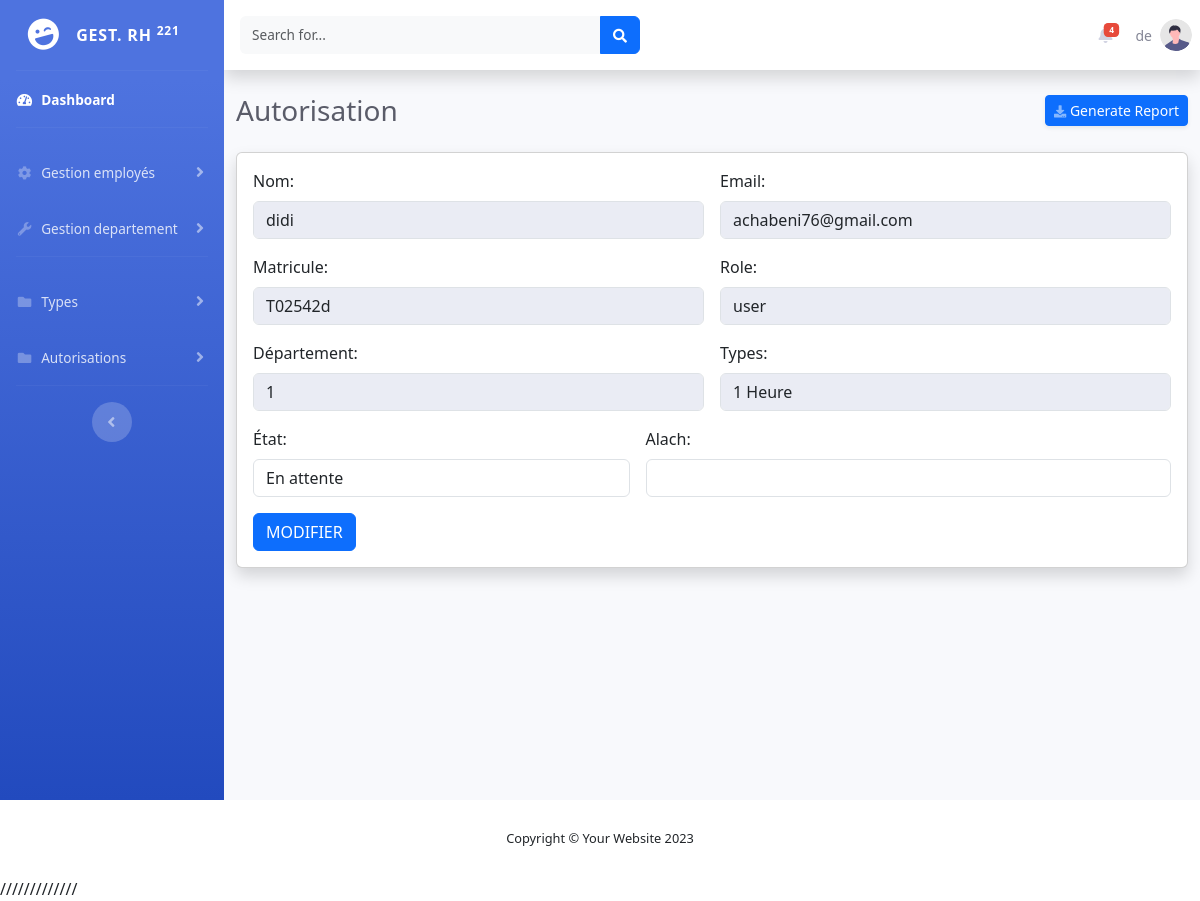
The app's page /admin/traitDemande.php?id=24 (signed in) with its own data.
### tables this page shows
CREATE TABLE `users` (
  `id` int(11) NOT NULL,
  `nom` varchar(255) NOT NULL,
  `email` varchar(255) NOT NULL,
  `role` varchar(10) NOT NULL,
  `pwd` varchar(255) NOT NULL,
  `matricule` varchar(10) NOT NULL,
  `actif` tinyint(4) NOT NULL DEFAULT 1,
  `departement_id` int(11) NOT NULL
);

CREATE TABLE `types` (
  `id` int(11) NOT NULL,
  `intitule` varchar(15) NOT NULL,
  `active` tinyint(4) NOT NULL DEFAULT 1
);

### admin/CLASSE/user.class.php (called while the page is built, shortened)
<?php
Class User{
public $id,$nom,$email,$role,$mdp,$matricule,$actif,$departement_id;
private $cnx,$server,$user,$pwd,$db;
public function __construct($serveur,$utilisateur,$mdp,$base){
	$this->server=$serveur;
	$this->user=$utilisateur;
	$this->pwd=$mdp;
	$this->db=$base;
	try
	{
	$this->cnx = new PDO('mysql:host='.$this->server.'; dbname='.$this->db, $this->user, $this->pwd);
	}
	catch(Exception $e)
	{
	echo'Erreur:'.$e->getMessage().'<br/>';
	echo'N°:'.$e->getCode();
	}
}
public function RetreiveById(){
	$sql="select * from users where id=$this->id";
$resultats=$this->cnx->query($sql);
if($resultats) {
$resultats->setFetchMode(PDO::FETCH_OBJ);
$employe=$resultats->fetch();
return $employe;
}
	else return false;
}
}
?>

### admin/CLASSE/type.class.php (called while the page is built, shortened)
<?php
Class Type{
public $id,$intitule,$active;
private $cnx,$server,$user,$pwd,$db;
public function __construct($serveur,$utilisateur,$mdp,$base){
	$this->server=$serveur;
	$this->user=$utilisateur;
	$this->pwd=$mdp;
	$this->db=$base;
	try
	{
	$this->cnx = new PDO('mysql:host='.$this->server.'; dbname='.$this->db, $this->user, $this->pwd);
	}
	catch(Exception $e)
	{
	echo'Erreur:'.$e->getMessage().'<br/>';
	echo'N°:'.$e->getCode();
	}
}
public function RetreiveById(){
	$sql="select * from types where id=$this->id";
$resultats=$this->cnx->query($sql);
if($resultats) {
$resultats->setFetchMode(PDO::FETCH_OBJ);
$employe=$resultats->fetch();
return $employe;
}
	else return false;
}
}
?>

### admin/DetailsAuto.php (the view, shortened to what this page needs)
<?php
if(isset($_GET['id'])):
include_once('CLASSE/user.class.php');
include_once('CLASSE/autorisation.class.php');
include_once('CLASSE/type.class.php');
$p=new Autorisation('localhost','root','','rh');
$p->id=$_GET['id'];
$autorisationToUpdate=$p->RetreiveById();
$u = new User('localhost', 'root', '', 'rh');
$u->id = $autorisationToUpdate->user_id;
$userInfo = $u->RetreiveById();
$t = new Type('localhost', 'root', '', 'rh');
$t->id = $autorisationToUpdate->type_id;
$typeInfo = $t->RetreiveById();
?>
<!DOCTYPE HTML>
<html lang="en-US">
<head>
    <link href="https://cdn.jsdelivr.net/npm/bootstrap@5.3.0-alpha3/dist/css/bootstrap.min.css" rel="stylesheet">
</head>
<body>
<form action="" method="post" class="form">
    <div class="form-group d-flex">
        <div class="flex-fill mr-3">
            <label for="">Nom:</label>
            <input type="text" name="nom" class="form-control" value="<?= $userInfo->nom; ?>" readonly/>
        </div>
        <div class="flex-fill">
            <label for="">Email:</label>
            <input type="text" name="email" class="form-control" value="<?= $userInfo->email; ?>" readonly />
        </div>
    </div>
    <div class="form-group d-flex">
        <div class="flex-fill mr-3">
            <label for="">Matricule:</label>
            <input type="text" name="matricule" class="form-control" value="<?= $userInfo->matricule; ?>" readonly/>
        </div>
        <div class="flex-fill">
            <label for="">Role:</label>
            <input type="text" name="Role" class="form-control" value="<?= $userInfo->role; ?>" readonly/>
        </div>
    </div>
    <div class="form-group d-flex">
        <div class="flex-fill mr-3">
            <label for="">Département:</label>
            <input type="text" name="departement" class="form-control" value="<?= $userInfo->departement_id; ?>" readonly />
        </div>
        <div class="flex-fill">
            <label for="">Types:</label>
            <input type="text" name="type" class="form-control" value="<?= $typeInfo->intitule; ?>" readonly />
        </div>
    </div>
    <div class="form-group d-flex">
        <div class="flex-fill mr-3">
            <label for="">État:</label>
            <select name="etat" class="form-control">
                <option value="en attente">En attente</option>
            </select>
        </div>
        <div class="flex-fill">
            <label for="">Alach:</label>
            <input type="text" name="alach" class="form-control" value="<?= $autorisationToUpdate->alach; ?>" />
        </div>
    </div>
    <div class="mt-3">
        <input type="submit" value="MODIFIER" name="btn_maj" class="btn btn-primary" onClick='return confirm("Voulez-vous vraiment enregistrer les modifications ?")' />
    </div>
</form>
</body>
</html>
<?php
endif;

### records on screen
users: nom "didi", email "achabeni76@gmail.com", matricule "T02542d", Role "user", departement "1"
types: type "1 Heure"

### other values on screen
$count "4"
$_SESSION['nom'] "de"
Date('Y') "2023"
